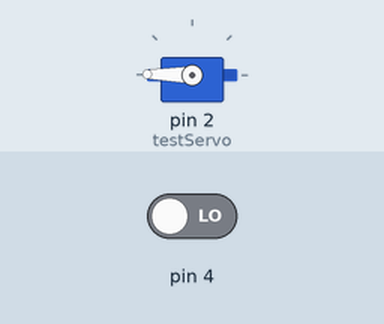
Bench run of a sketch on a simulated Arduino Uno, built with avr-gcc and run on an emulated ATmega328P. Shown: servo. The test bench sets the inputs (shaded band); at power-on: pin 4 LOW. What the sketch prints to the serial monitor is not drawn.

Above: at 0.05 s.
Timing chart, 0 to 4.7 s (numbered marks = the images above):
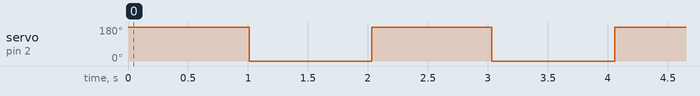

Measured:
- by itself, servo on pin 2 (testServo): alternates 179° for 1.0 s and 0° for 1.0 s

The sketch:

testservo.ino
```cpp
#include<Servo.h>

Servo testServo;
int value;

void setup(){
  Serial.begin(9600);
  testServo.attach(2);
  pinMode(4, INPUT);
}

void loop(){
  RunServo(0);

  value = digitalRead(4);
  Serial.println(value);

  RunServo(180);
}

void RunServo(int a){
  for (int i = 0; i < 180; i++){
    testServo.write(i - a);
  }
  delay(1000);
}
```
